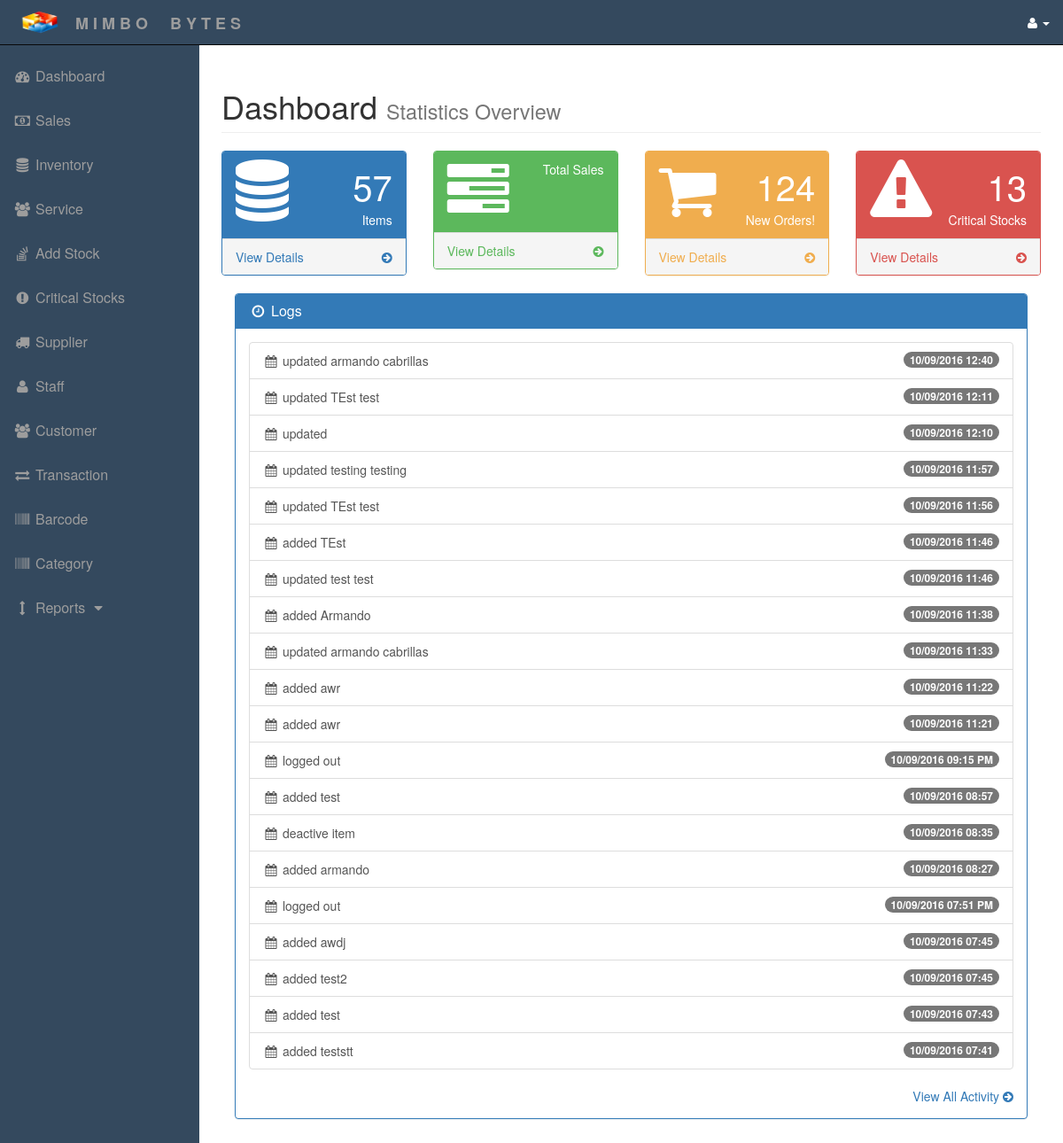
The app's page /dashboardcashier.php with its own data.
### tables this page shows
CREATE TABLE IF NOT EXISTS `logs` (
`id` int(11) NOT NULL,
  `user` varchar(50) NOT NULL,
  `operation` text NOT NULL,
  `date` varchar(50) NOT NULL
);

### dashboardcashier.php (the view, shortened to what this page needs)
<?php include('include/header.php'); ?>
<?php include('include 1/sidebar.php'); ?>
<?php
    $r1 = mysql_query("select * from product_tbl");
    $logs = mysql_query("select * from logs order by date desc limit 0,20");
    $countitem = mysql_num_rows($r1);
?>
        <div id="page-wrapper">
            <div class="container-fluid">
                <div class="row">
                    <div class="col-lg-12">
                        <h1 class="page-header">
                            Dashboard <small>Statistics Overview</small>
                        </h1>
                    </div>
                </div>
                <div class="row">
                    <div class="col-lg-3 col-md-6">
                        <div class="panel panel-primary">
                            <div class="panel-heading">
                                <div class="row">
                                    <div class="col-xs-3">
                                        <i class="fa fa-database fa-5x"></i>
                                    </div>
                                    <div class="col-xs-9 text-right">
                                        <div class="huge"><?php echo $countitem; ?></div>
                                        <div>Items</div>
                                    </div>
                                </div>
                            </div>
                            <a href="inventory.php">
                                <div class="panel-footer">
                                    <span class="pull-left">View Details</span>
                                    <span class="pull-right"><i class="fa fa-arrow-circle-right"></i></span>
                                    <div class="clearfix"></div>
                                </div>
                            </a>
                        </div>
                    </div>
                    <div class="col-lg-3 col-md-6">
                        <div class="panel panel-green">
                            <div class="panel-heading">
                                <div class="row">
                                    <div class="col-xs-3">
                                        <i class="fa fa-tasks fa-5x"></i>
                                    </div>
                                    <div class="col-xs-9 text-right">
                                        <div>Total Sales</div>
                                    </div>
                                </div>
                            </div>
                            <a href="#">
                                <div class="panel-footer">
                                    <span class="pull-left">View Details</span>
                                    <span class="pull-right"><i class="fa fa-arrow-circle-right"></i></span>
                                    <div class="clearfix"></div>
                                </div>
                            </a>
                        </div>
                    </div>
                    <div class="col-lg-3 col-md-6">
                        <div class="panel panel-yellow">
                            <div class="panel-heading">
                                <div class="row">
                                    <div class="col-xs-3">
                                        <i class="fa fa-shopping-cart fa-5x"></i>
                                    </div>
                                    <div class="col-xs-9 text-right">
                                        <div class="huge">124</div>
                                        <div>New Orders!</div>
                                    </div>
                                </div>
                            </div>
                            <a href="#">
                                <div class="panel-footer">
                                    <span class="pull-left">View Details</span>
                                    <span class="pull-right"><i class="fa fa-arrow-circle-right"></i></span>
                                    <div class="clearfix"></div>
                                </div>
                            </a>
                        </div>
                    </div>
                    <div class="col-lg-3 col-md-6">
                        <div class="panel panel-red">
                            <div class="panel-heading">
                                <div class="row">
                                    <div class="col-xs-3">
                                        <i class="fa fa-warning fa-5x"></i>
                                    </div>
                                    <div class="col-xs-9 text-right">
                                        <div class="huge">13</div>
                                        <div>Critical Stocks</div>
                                    </div>
                                </div>
                            </div>
                            <a href="#">
                                <div class="panel-footer">
                                    <span class="pull-left">View Details</span>
                                    <span class="pull-right"><i class="fa fa-arrow-circle-right"></i></span>
                                    <div class="clearfix"></div>
                                </div>
                            </a>
                        </div>
                    </div>
                </div>
                <div class="col-lg-12">
                        <div class="panel panel-primary">
                            <div class="panel-heading">
                                <h3 class="panel-title"><i class="fa fa-clock-o fa-fw"></i> Logs</h3>
                            </div>
                            <div class="panel-body">
                                <div class="list-group">
                                    <?php while($row = mysql_fetch_array($logs)): ?>
                                    <a href="#" class="list-group-item">
                                        <span class="badge"><?php echo $row['date'];?></span>
                                        <i class="fa fa-fw fa-calendar"></i>
                                        <?php echo $row['user'].' '.$row['operation']; ?>
                                    </a>
                                    <?php endwhile; ?>
                                </div>
                                <div class="text-right">
                                    <a href="reports.php">View All Activity <i class="fa fa-arrow-circle-right"></i></a>
                                </div>
                            </div>
                        </div>
                    </div>
            </div>
        </div>
    </div>
<?php include('include/footer.php'); ?>

### css/sb-admin.css (style rules this page uses)
body { margin-top: 100px; background-color: #FFF; }
@media (min-width:768px) { body { margin-top: 50px; } }
#page-wrapper { width: 100%; padding: 0; background-color: #FFF; }
.huge { font-size: 50px; line-height: normal; }
@media (min-width:768px) { #page-wrapper { padding: 10px; } }
.huge { font-size: 40px; }
.panel-green { border-color: #5cb85c; }
.panel-green > .panel-heading { border-color: #5cb85c; color: #fff; background-color: #5cb85c; }
.panel-green > a { color: #5cb85c; }
.panel-red { border-color: #d9534f; }
.panel-red > .panel-heading { border-color: #d9534f; color: #fff; background-color: #d9534f; }
.panel-red > a { color: #d9534f; }
.panel-yellow { border-color: #f0ad4e; }
.panel-yellow > .panel-heading { border-color: #f0ad4e; color: #fff; background-color: #f0ad4e; }
.panel-yellow > a { color: #f0ad4e; }

### records on screen
logs: date "10/09/2016 12:40", operation "updated armando cabrillas"
logs: date "10/09/2016 12:11", operation "updated TEst test"
logs: date "10/09/2016 12:10", operation "updated"
logs: date "10/09/2016 11:57", operation "updated testing testing"
logs: date "10/09/2016 11:56", operation "updated TEst test"
logs: date "10/09/2016 11:46", operation "added TEst"
logs: date "10/09/2016 11:46", operation "updated test test"
logs: date "10/09/2016 11:38", operation "added Armando"
logs: date "10/09/2016 11:33", operation "updated armando cabrillas"
logs: date "10/09/2016 11:22", operation "added awr"
logs: date "10/09/2016 11:21", operation "added awr"
logs: date "10/09/2016 09:15 PM", operation "logged out"
logs: date "10/09/2016 08:57", operation "added test"
logs: date "10/09/2016 08:35", operation "deactive item"
logs: date "10/09/2016 08:27", operation "added armando"
logs: date "10/09/2016 07:51 PM", operation "logged out"
logs: date "10/09/2016 07:45", operation "added awdj"
logs: date "10/09/2016 07:45", operation "added test2"
logs: date "10/09/2016 07:43", operation "added test"
logs: date "10/09/2016 07:41", operation "added teststt"

### other values on screen
$countitem "57"
